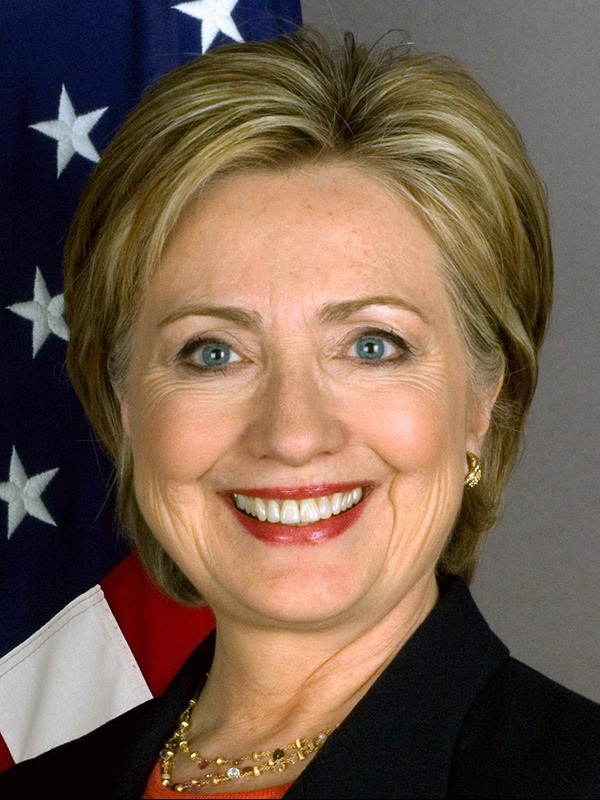
#> input picture Assignment_29/img1.jpg, 600 x 800 px, found by its file name
$ python Ex_1.py   (older library calls are emulated)
#> lines starting #> are read from the running program, lines starting #| are printed output that depends on the picture; after the words box and inside, x2 and y2 are one past the last pixel; in counts of white or black regions, pixels touching at a corner belong together
import cv2
import numpy as np

img1=cv2.imread("Assignment_29\img1.jpg")
#> img1 is the input picture: shape (800, 600, 3); mean B, G, R 77.2, 93.4, 115.7
img2=cv2.imread("Assignment_29\img2.jpg")
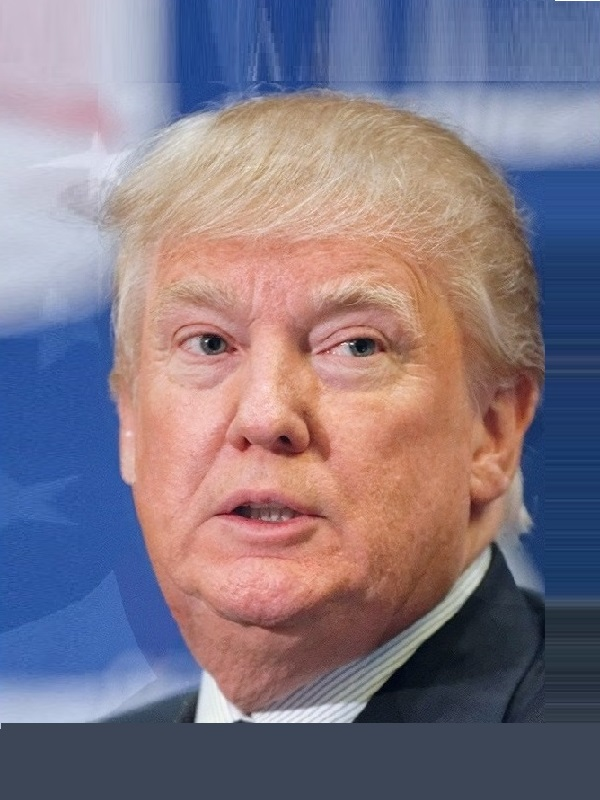
#> input picture Assignment_29/img2.jpg, 600 x 800 px, found by its file name
#> img2 is the input picture: shape (800, 600, 3); mean B, G, R 132.7, 119.7, 131.1

img1=cv2.cvtColor(img1,cv2.COLOR_BGR2GRAY)
#> img1: shape (800, 600)
img2=cv2.cvtColor(img2,cv2.COLOR_BGR2GRAY)
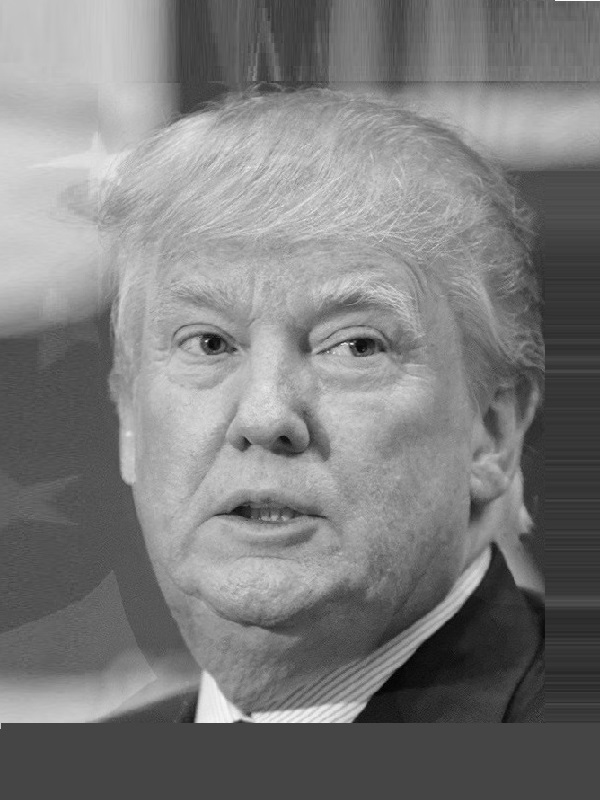
#> img2: shape (800, 600); min 0, max 252, mean 124.6

img1=img1.astype(np.float32)
img2=img2.astype(np.float32)

result1=(img1*4/5 +img2*1/5)
result1=result1.astype(np.int)

result2=(img1*3/5 +img2*2/5)
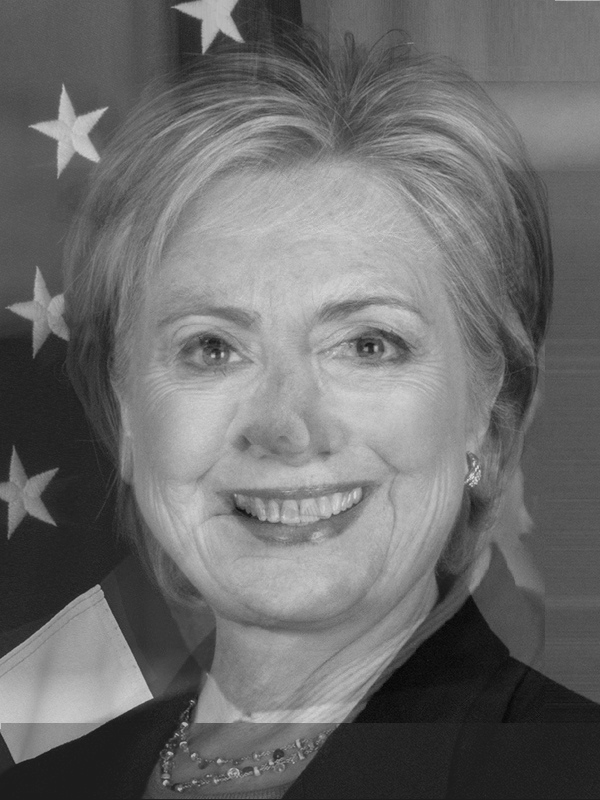
#> result2: shape (800, 600) float32; min 5.6, max 217, mean 108.8
result2=result2.astype(np.int)

result3=(img1*2/5 +img2*3/5)
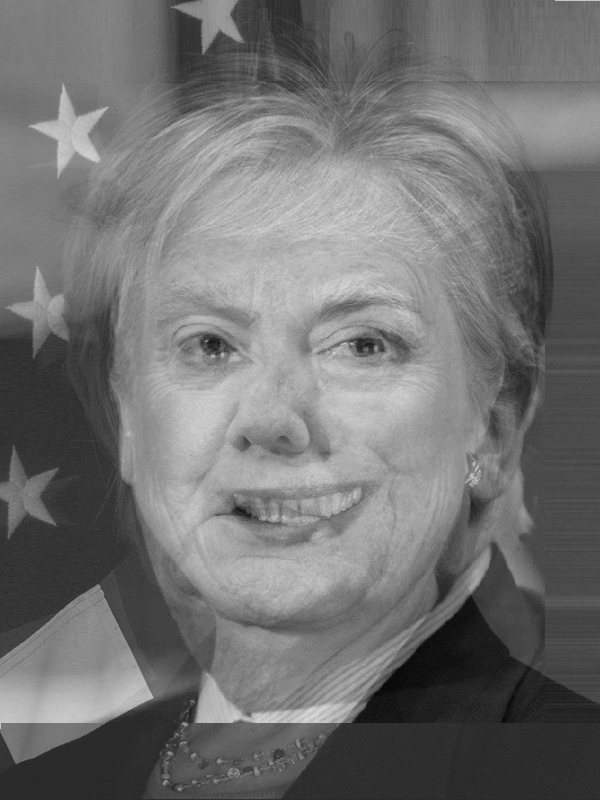
#> result3: shape (800, 600) float32; min 5.4, max 219, mean 114
result3=result3.astype(np.int)

result4=(img1*1/5 +img2*4/5)
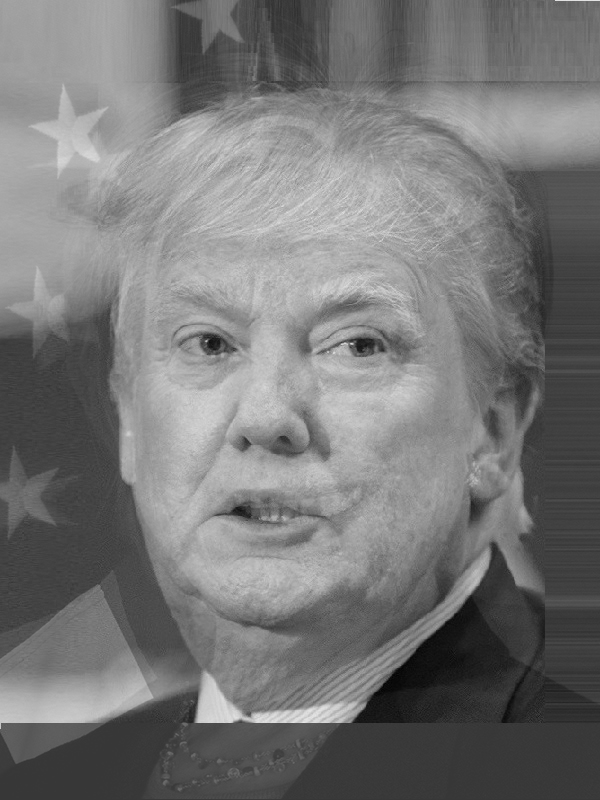
#> result4: shape (800, 600) float32; min 3.2, max 231, mean 119.3
result4=result4.astype(np.int)


# [11 lines of commented-out code are left out]

result = np.concatenate((img1,result1,result2,result3,result4, img2), axis=1)
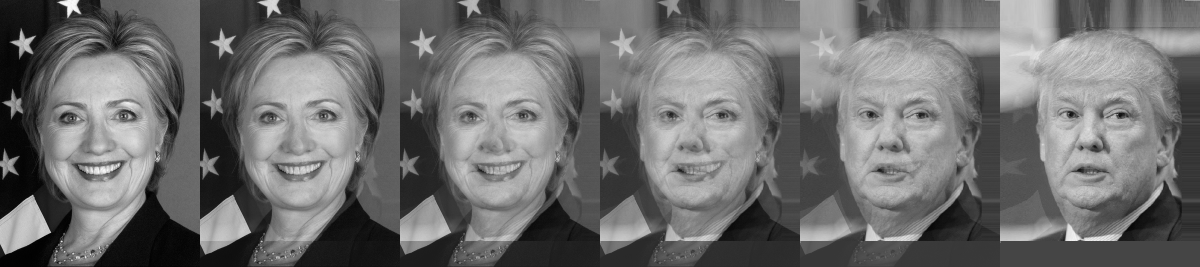
#> result: shape (800, 3600) float64 (shown at 1/3 size); min 0, max 254, mean 111.1
cv2.imshow("Face Morphing",result)
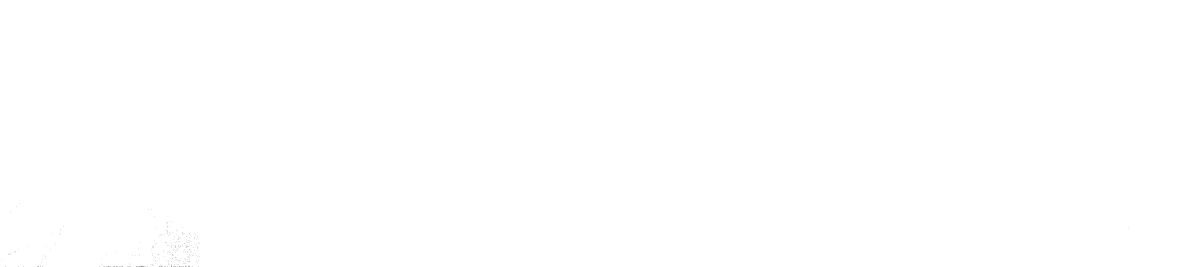
#> window 'Face Morphing': shape (800, 3600) (shown at 1/3 size); 100% white; black in thin lines or dots, all inside (x1, y1, x2, y2) = (4, 610, 3386, 800)
cv2.imwrite("Assignment_29/FaceMorphing.jpg",result)

cv2.waitKey()
